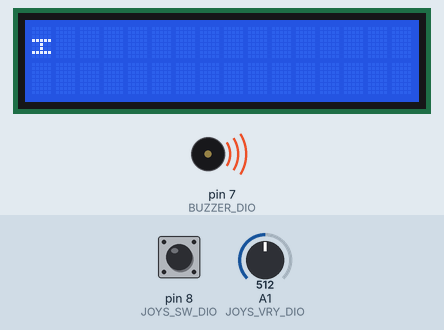
The sketch below on a simulated Arduino Uno, built with avr-gcc and run on an emulated ATmega328P. On the bench: 16×2 character LCD, buzzer (waves = sounding). The inputs (shaded band) are chosen by the test bench; at power-on: A1 (JOYS_VRY_DIO) = 512, pin 8 (JOYS_SW_DIO) HIGH. Random numbers use the default seed unless the sketch sets one.

Above: at 1.4 s.
At 5.1 s:
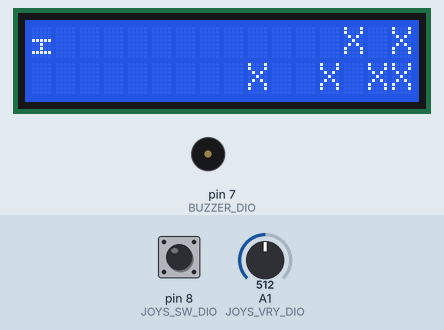
5.2 s: A1 (JOYS_VRY_DIO) set to 734
8.2 s: A1 (JOYS_VRY_DIO) set to 760
10.6 s: pin 8 (JOYS_SW_DIO) pulled LOW for 1 s
At 10.75 s:
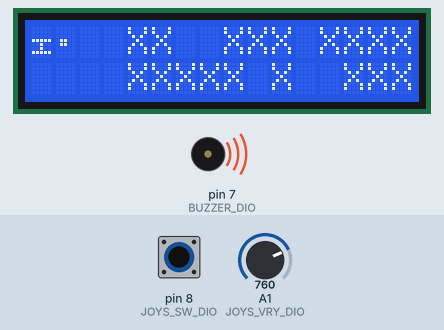
12.2 s: pin 8 (JOYS_SW_DIO) pulled LOW for 0.15 s
At 12.82 s:
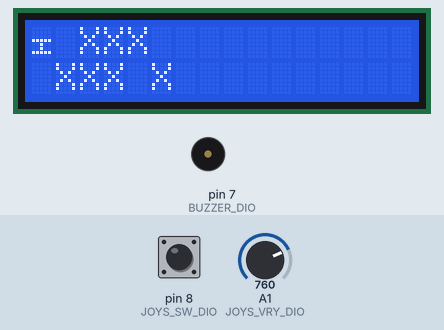
12.9 s: pin 8 (JOYS_SW_DIO) pulled LOW for 3.2 s
At 13.62 s:
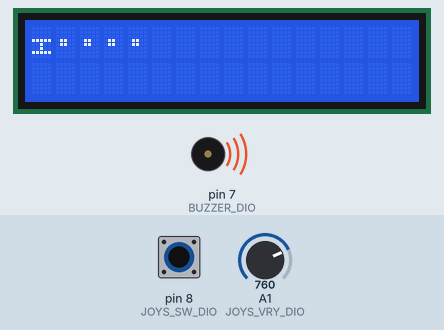
16.7 s: A1 (JOYS_VRY_DIO) set to 122
At 16.95 s:
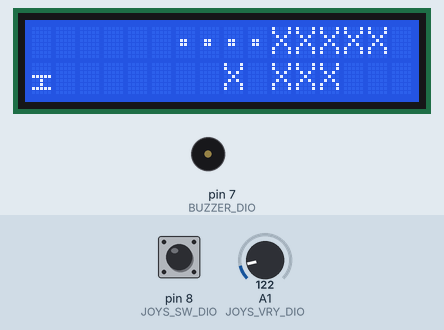
Timing chart, 0 to 21.3 s (numbered marks = the images above; inputs shaded):
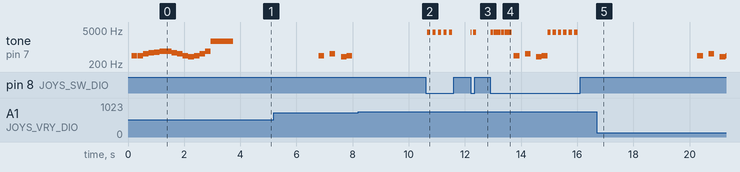

Measured:
- after the input at 10.6 s, tone on pin 7 (BUZZER_DIO): alternates 3960 Hz for 0.12 s and silent for 0.08 s, 10 changes in all, then stays silent, starting after 0.06 s
- after the input at 12.2 s, tone on pin 7 (BUZZER_DIO): silent → 3960 Hz at once, → silent 0.04 s later, → 3960 Hz 0.05 s later, → silent 0.12 s later
- by itself, tone on pin 7 (BUZZER_DIO): plays 440 Hz for 0.20 s, 523 Hz for 0.20 s, 391 Hz for 0.20 s, 440 Hz for 0.20 s

The sketch:

sketch_SpaceInvaders.ino
```cpp
#include <Wire.h>
#include <LiquidCrystal_I2C.h>

/* global variables */
LiquidCrystal_I2C lcd(0x3f,16,2);  // set the LCD address to 0x3f for a 16 chars and 2 line display
char gameMap[32][2]; /*declaring game map*/
int gameTurns=0;
bool bulletFired = false;

 /*sound section*/
#define NOTE_G4 391 //G4
#define NOTE_A4 440 //A4
#define NOTE_C5 523 //C5
#define NOTE_D5 587 //D5
#define NOTE_E5_FLAT 622 //E flat (Eb)
#define NOTE_E5 659  //E5
#define BUZZER_DIO 7 /*Selects the output pin for piezzo buzzer */

/*analog input secton*/
#define JOYS_VRY_DEADZONE_LEFT 750
#define JOYS_VRY_DEADZONE_RIGHT 150
#define JOYS_VRX_DIO A0    /* Selects the input pin for the joysticks X-Axis */
#define JOYS_VRY_DIO A1    /* Selects the input pin for the joysticks Y-Axis */
#define JOYS_SW_DIO 8      /* Selects the input pin for the joysticks push button */
/*ascii section*/
#define SHIP_ASCII 0b10101010 /* Katakana エ sign */
#define ALIEN_ASCII 0b01011000 /* Upper Case 'X' */
#define BULLET 0b10100101 /* - sign */
#define EXPLOSION 0b00101010 /*   * character */

/*Speed control*/
#define READ_DELAY 20
#define TIMESCALE 5 /*sets the time scale of objects (enemies, bullets) moving on the map, TIMESCALE*READ_DELAY = turn time */
/*Sound speed*/
#define TEMPO 200 /*sets the sustain parameter of each note/pause, higher value = slower */

void setup()
{
  randomSeed(analogRead(5)); // using unconnected A5 pin to generate random numbers
  pinMode(JOYS_SW_DIO, INPUT_PULLUP);
  pinMode(BUZZER_DIO, OUTPUT);
  digitalWrite(JOYS_SW_DIO, HIGH);
  lcd.init();       // initialize the lcd
  lcd.backlight(); //turn on backlight
  loadLevel();
  playMusic();
}

void loop()
{
  for (int cycleCounter = 0; cycleCounter < TIMESCALE; cycleCounter++)
  {

  if(analogRead(JOYS_VRY_DIO) > JOYS_VRY_DEADZONE_LEFT)
  {
    turnLeft();
   }
  else if(analogRead(JOYS_VRY_DIO) < JOYS_VRY_DEADZONE_RIGHT)
  {
    turnRight();
   }
   if(!digitalRead(JOYS_SW_DIO) && bulletFired==false)
   {
   fire();
   }
delay(READ_DELAY);
}
noTone(BUZZER_DIO);
  moveBullets();
 moveEnemies();
 bulletFired= false;
 gameTurns++;
 if(gameTurns>32)
 {
  loadLevel();
  gameTurns=0;
  playMusicBreak();
 }
 }

void turnLeft()
{
  gameMap[0][0] = char(SHIP_ASCII);
  gameMap[0][1] = char(0);
  lcd.setCursor(0,0);
  lcd.print(char(SHIP_ASCII));
  lcd.setCursor(0,1);
  lcd.print(" ");


}
void turnRight()
{
  gameMap[0][1] = char(SHIP_ASCII);
  gameMap[0][0] = char(0);
   lcd.setCursor(0,1);
  lcd.print(char(SHIP_ASCII));
  lcd.setCursor(0,0);
  lcd.print(" ");
}

void loadLevel()
{
  int rng=0;
   for(int i=0; i<16; i++)
 {
  gameMap[i][0] = char(32);    /*initializing game map*/
 gameMap[i][1] = char(32);
 lcd.setCursor(i,0);
 lcd.print(char(32));
 lcd.setCursor(i,1);
 lcd.print(char(32));
 }
 for(int i=16; i<32;i++)
  {
  rng=random(0,2);
  if(rng)
  {gameMap[i][0]=char(ALIEN_ASCII);}
  else
  {gameMap[i][0]=char(32);}
  rng=random(0,2);
  if(rng)
  {gameMap[i][1]=char(ALIEN_ASCII);}
  else
  {gameMap[i][1]=char(32);}
 }
 lcd.setCursor(0,0); //set initial ship position
  lcd.print(char(SHIP_ASCII)); //draw ship
  gameMap[0][0]= char(SHIP_ASCII);
}

void fire()
{
  if(gameMap[0][0] == char(SHIP_ASCII))
  {
    gameMap[1][0] = char(BULLET);
  lcd.setCursor(1,0);
  lcd.print(char(BULLET));
  }
  else
  {
    gameMap[1][1] = char(BULLET);
    lcd.setCursor(1,1);
  lcd.print(char(BULLET));
  }
  bulletFired=true;
  tone(BUZZER_DIO, NOTE_A4*9);
}

void moveBullets(){
  int row;
  int column;
 for(row=15; row>0; row--)
  {
    for(column=0; column<2; column++)
    {
      if(gameMap[row][column]== char(BULLET))
      {
      lcd.setCursor(row+1,column);
      if(gameMap[row+1][column]==char(ALIEN_ASCII))
      {
      lcd.print(char(EXPLOSION));
      gameMap[row+1][column]=char(EXPLOSION);
      }
      else
      {
        lcd.print(char(BULLET));
        gameMap[row+1][column]=char(BULLET);
      }
      lcd.setCursor(row,column);
      gameMap[row][column]=char(32);
      lcd.print(char(32));
       }
    }
  }
}

void moveEnemies(){
  int row=0,column=0;
  for(row=0;row<32;row++)
  {
    for(column=0;column<2;column++)
    {
      if(gameMap[row][column]==char(ALIEN_ASCII) && gameMap[row-1][column]==char(BULLET))
      { lcd.setCursor(row-1,column);
      lcd.print(char(EXPLOSION));
         gameMap[row-1][column]=char(EXPLOSION);
      gameMap[row][column]=char(32);
       lcd.setCursor(row,column);
    lcd.print(char(32));
      }
    else if(gameMap[row][column]==char(ALIEN_ASCII))
    { lcd.setCursor(row-1,column);
      lcd.print(char(ALIEN_ASCII));
      gameMap[row-1][column]=char(ALIEN_ASCII);
        gameMap[row][column]=char(32);
         lcd.setCursor(row,column);
    lcd.print(char(32));
    }

    }
  }
  }

void playMusic()
{
  int tempo = 200; //sets note sustain and general tempo (higher = slower)
  tone(BUZZER_DIO, NOTE_A4); // Sends 440Hz 'A'
  delay(TEMPO);        // note sustain
  noTone(BUZZER_DIO); /*Setting up a short pause between repeating notes*/
  delay(TEMPO/16);
  tone(BUZZER_DIO, NOTE_A4); // Sends 440Hz 'A'
  delay(TEMPO);
  tone(BUZZER_DIO, NOTE_C5);
  delay(TEMPO);
  tone(BUZZER_DIO, NOTE_D5);
  delay(TEMPO);
  tone(BUZZER_DIO, NOTE_E5_FLAT);
  delay(TEMPO);
  tone(BUZZER_DIO, NOTE_E5);
  delay(TEMPO);
  noTone(BUZZER_DIO); /*repeating notes pause*/
  delay(TEMPO/16);
  tone(BUZZER_DIO, NOTE_E5);
  delay(TEMPO);
  tone(BUZZER_DIO, NOTE_D5);
  delay(TEMPO);
  tone(BUZZER_DIO, NOTE_C5);
  delay(TEMPO);
  tone(BUZZER_DIO, NOTE_A4);
  delay(TEMPO);
  tone(BUZZER_DIO, NOTE_G4);
  delay(TEMPO);
  tone(BUZZER_DIO, NOTE_A4);
  delay(TEMPO);
  tone(BUZZER_DIO, NOTE_C5);
  delay(TEMPO);
  tone(BUZZER_DIO, NOTE_E5);
  delay(TEMPO);
  tone(BUZZER_DIO, NOTE_A4*4);
  delay(TEMPO*4);
  noTone(BUZZER_DIO);
  delay(TEMPO);
}

void playMusicBreak()
{
  tone(BUZZER_DIO, NOTE_A4);
  delay(TEMPO);
  noTone(BUZZER_DIO);
  delay(TEMPO);
  tone(BUZZER_DIO, NOTE_C5);
  delay(TEMPO);
  noTone(BUZZER_DIO);
  delay(TEMPO);
  tone(BUZZER_DIO, NOTE_G4);
  delay(TEMPO);
  tone(BUZZER_DIO, NOTE_A4);
  delay(TEMPO);
  noTone(BUZZER_DIO);
}
```
